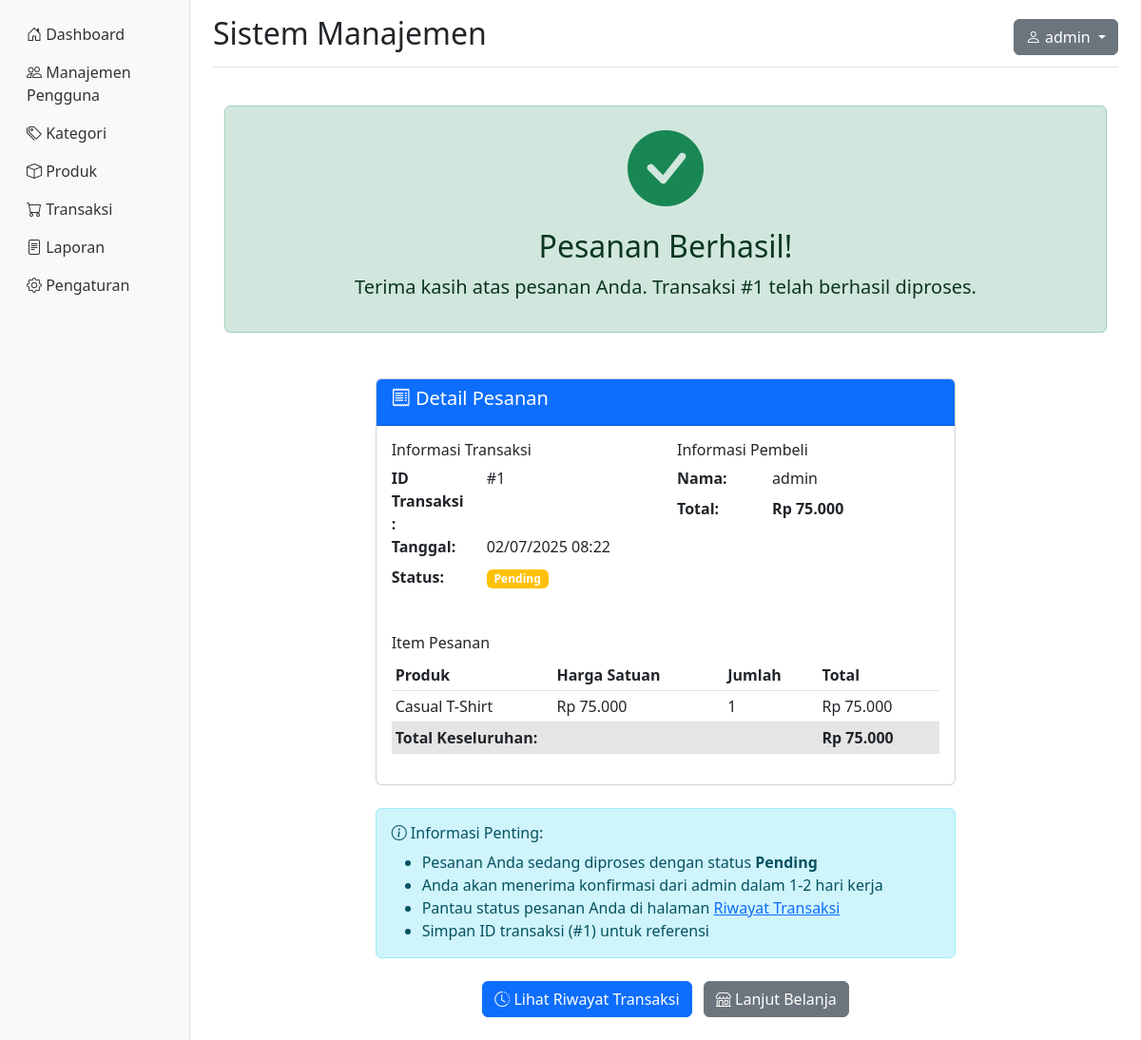
/shop/order_success.php?transaction_id=1 (signed in), run on the app's committed database.
### tables this page shows
CREATE TABLE IF NOT EXISTS transactions (
    id INT PRIMARY KEY AUTO_INCREMENT,
    user_id INT NOT NULL,
    total_amount DECIMAL(10,2) NOT NULL,
    status ENUM('pending', 'completed', 'cancelled') DEFAULT 'pending',
    payment_method VARCHAR(50),
    notes TEXT,
    created_at DATETIME DEFAULT CURRENT_TIMESTAMP,
    updated_at DATETIME DEFAULT CURRENT_TIMESTAMP ON UPDATE CURRENT_TIMESTAMP,
    FOREIGN KEY (user_id) REFERENCES users(id) ON DELETE CASCADE
);

CREATE TABLE IF NOT EXISTS users (
    id INT PRIMARY KEY AUTO_INCREMENT,
    username VARCHAR(50) UNIQUE NOT NULL,
    email VARCHAR(100) UNIQUE NOT NULL,
    password VARCHAR(255) NOT NULL,
    full_name VARCHAR(100),
    phone VARCHAR(20),
    address TEXT,
    role ENUM('admin', 'user') DEFAULT 'user',
    is_active BOOLEAN DEFAULT TRUE,
    created_at DATETIME DEFAULT CURRENT_TIMESTAMP,
    updated_at DATETIME DEFAULT CURRENT_TIMESTAMP ON UPDATE CURRENT_TIMESTAMP
);

CREATE TABLE IF NOT EXISTS transaction_items (
    id INT PRIMARY KEY AUTO_INCREMENT,
    transaction_id INT NOT NULL,
    product_id INT NOT NULL,
    quantity INT NOT NULL,
    price DECIMAL(10,2) NOT NULL,
    FOREIGN KEY (transaction_id) REFERENCES transactions(id) ON DELETE CASCADE,
    FOREIGN KEY (product_id) REFERENCES products(id) ON DELETE CASCADE
);

CREATE TABLE IF NOT EXISTS products (
    id INT PRIMARY KEY AUTO_INCREMENT,
    name VARCHAR(200) NOT NULL,
    description TEXT,
    price DECIMAL(10,2) NOT NULL,
    stock INT DEFAULT 0,
    category_id INT,
    image_url VARCHAR(255),
    is_active BOOLEAN DEFAULT TRUE,
    created_at DATETIME DEFAULT CURRENT_TIMESTAMP,
    updated_at DATETIME DEFAULT CURRENT_TIMESTAMP ON UPDATE CURRENT_TIMESTAMP,
    FOREIGN KEY (category_id) REFERENCES categories(id) ON DELETE SET NULL
);

### shop/order_success.php (the view, shortened to what this page needs)
<?php
require_once '../auth/auth.php';
$transaction_id = $_GET['transaction_id'] ?? '';
$transaction = null;
$transaction_items = [];
try {
    $stmt = $pdo->prepare("SELECT t.*, u.username FROM transactions t JOIN users u ON t.user_id = u.id WHERE t.id = ? AND t.user_id = ?");
    $stmt->execute([$transaction_id, $_SESSION['user_id']]);
    $transaction = $stmt->fetch();
    if ($transaction) {
        $stmt = $pdo->prepare("SELECT ti.*, p.name as product_name FROM transaction_items ti JOIN products p ON ti.product_id = p.id WHERE ti.transaction_id = ?");
        $stmt->execute([$transaction_id]);
        $transaction_items = $stmt->fetchAll();
    }
} catch(PDOException $e) {
    $error = 'Gagal mengambil data transaksi';
}
include '../includes/header.php';
?>
<div class="container-fluid py-4">
    <div class="text-center mb-5">
        <div class="alert alert-success">
            <i class="bi bi-check-circle-fill display-1 text-success"></i>
            <h2 class="mt-3">Pesanan Berhasil!</h2>
            <p class="lead">Terima kasih atas pesanan Anda. Transaksi #<?php echo $transaction['id']; ?> telah berhasil diproses.</p>
        </div>
    </div>
    <div class="row justify-content-center">
        <div class="col-md-8">
            <div class="card">
                <div class="card-header bg-primary text-white">
                    <h5><i class="bi bi-receipt"></i> Detail Pesanan</h5>
                </div>
                <div class="card-body">
                    <div class="row mb-4">
                        <div class="col-md-6">
                            <h6>Informasi Transaksi</h6>
                            <dl class="row">
                                <dt class="col-sm-4">ID Transaksi:</dt>
                                <dd class="col-sm-8">#<?php echo $transaction['id']; ?></dd>
                                <dt class="col-sm-4">Tanggal:</dt>
                                <dd class="col-sm-8"><?php echo date('d/m/Y H:i', strtotime($transaction['created_at'])); ?></dd>
                                <dt class="col-sm-4">Status:</dt>
                                <dd class="col-sm-8">
                                    <span class="badge bg-warning">Pending</span>
                                </dd>
                            </dl>
                        </div>
                        <div class="col-md-6">
                            <h6>Informasi Pembeli</h6>
                            <dl class="row">
                                <dt class="col-sm-4">Nama:</dt>
                                <dd class="col-sm-8"><?php echo htmlspecialchars($transaction['username']); ?></dd>
                                <dt class="col-sm-4">Total:</dt>
                                <dd class="col-sm-8"><strong>Rp <?php echo number_format($transaction['total_amount'], 0, ',', '.'); ?></strong></dd>
                            </dl>
                        </div>
                    </div>
                    <h6>Item Pesanan</h6>
                    <div class="table-responsive">
                        <table class="table table-sm">
                            <thead>
                                <tr>
                                    <th>Produk</th>
                                    <th>Harga Satuan</th>
                                    <th>Jumlah</th>
                                    <th>Total</th>
                                </tr>
                            </thead>
                            <tbody>
                                <?php foreach($transaction_items as $item): ?>
                                <tr>
                                    <td><?php echo htmlspecialchars($item['product_name']); ?></td>
                                    <td>Rp <?php echo number_format($item['price'], 0, ',', '.'); ?></td>
                                    <td><?php echo $item['quantity']; ?></td>
                                    <td>Rp <?php echo number_format($item['price'] * $item['quantity'], 0, ',', '.'); ?></td>
                                </tr>
                                <?php endforeach; ?>
                            </tbody>
                            <tfoot>
                                <tr class="table-active">
                                    <th colspan="3">Total Keseluruhan:</th>
                                    <th>Rp <?php echo number_format($transaction['total_amount'], 0, ',', '.'); ?></th>
                                </tr>
                            </tfoot>
                        </table>
                    </div>
                </div>
            </div>
            <div class="alert alert-info mt-4">
                <h6><i class="bi bi-info-circle"></i> Informasi Penting:</h6>
                <ul class="mb-0">
                    <li>Pesanan Anda sedang diproses dengan status <strong>Pending</strong></li>
                    <li>Anda akan menerima konfirmasi dari admin dalam 1-2 hari kerja</li>
                    <li>Pantau status pesanan Anda di halaman <a href="history.php">Riwayat Transaksi</a></li>
                    <li>Simpan ID transaksi (#<?php echo $transaction['id']; ?>) untuk referensi</li>
                </ul>
            </div>
            <div class="text-center mt-4">
                <a href="history.php" class="btn btn-primary me-2">
                    <i class="bi bi-clock-history"></i> Lihat Riwayat Transaksi
                </a>
                <a href="catalog.php" class="btn btn-secondary">
                    <i class="bi bi-shop"></i> Lanjut Belanja
                </a>
            </div>
        </div>
    </div>
</div>
<?php include '../includes/footer.php'; ?>

### data on the page
transactions: id "1", created_at "02/07/2025 08:22", user.username "admin", total_amount "75.000"
transaction_items: product.name "Casual T-Shirt", price "75.000", quantity "1", $item['price'] * $item['quantity'] "75.000"

### other printed values
$settings['site_name'] "Sistem Manajemen"
$_SESSION['username'] "admin"
